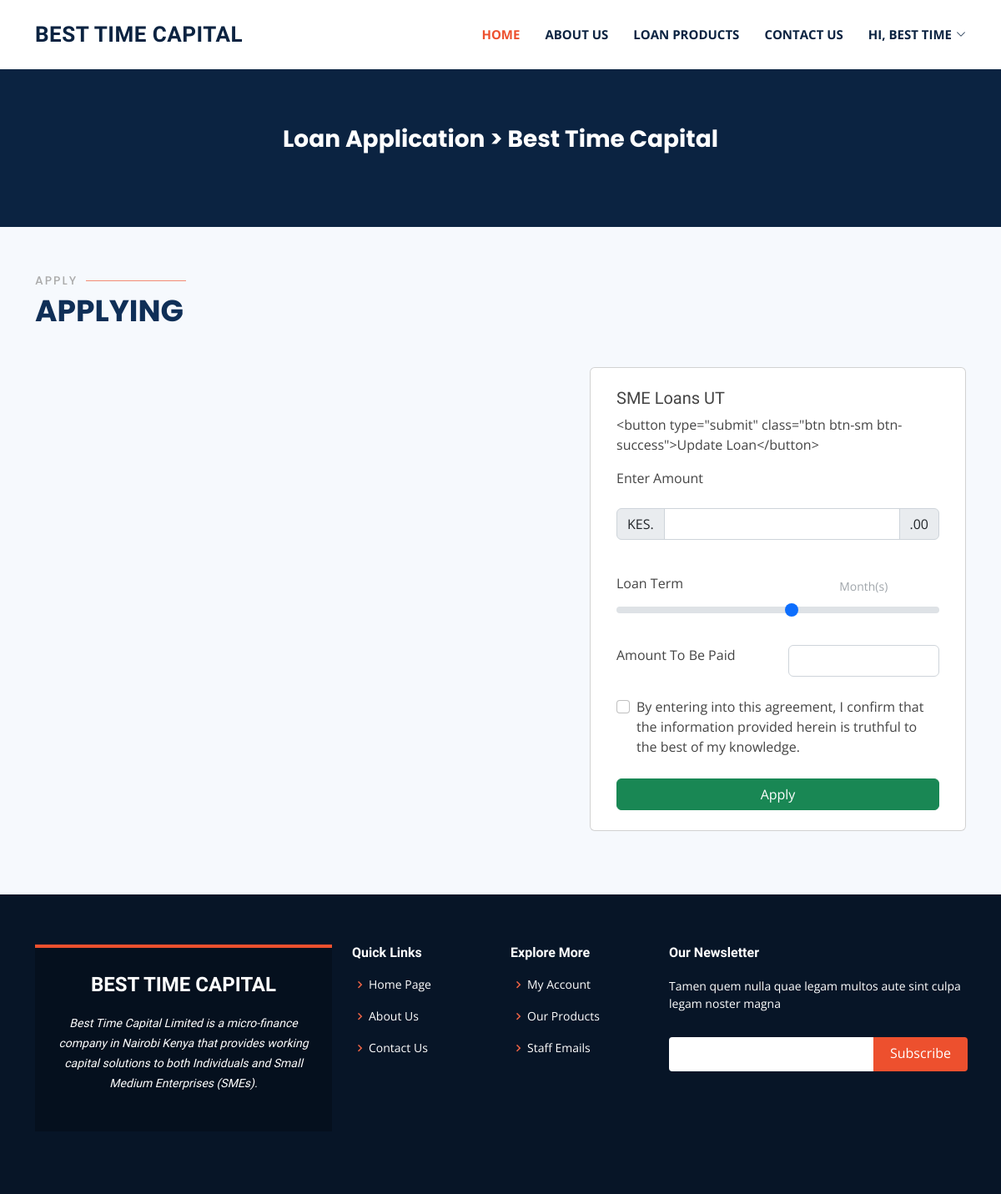
Before: /loans/7/apply/ (signed in) with the older database file.
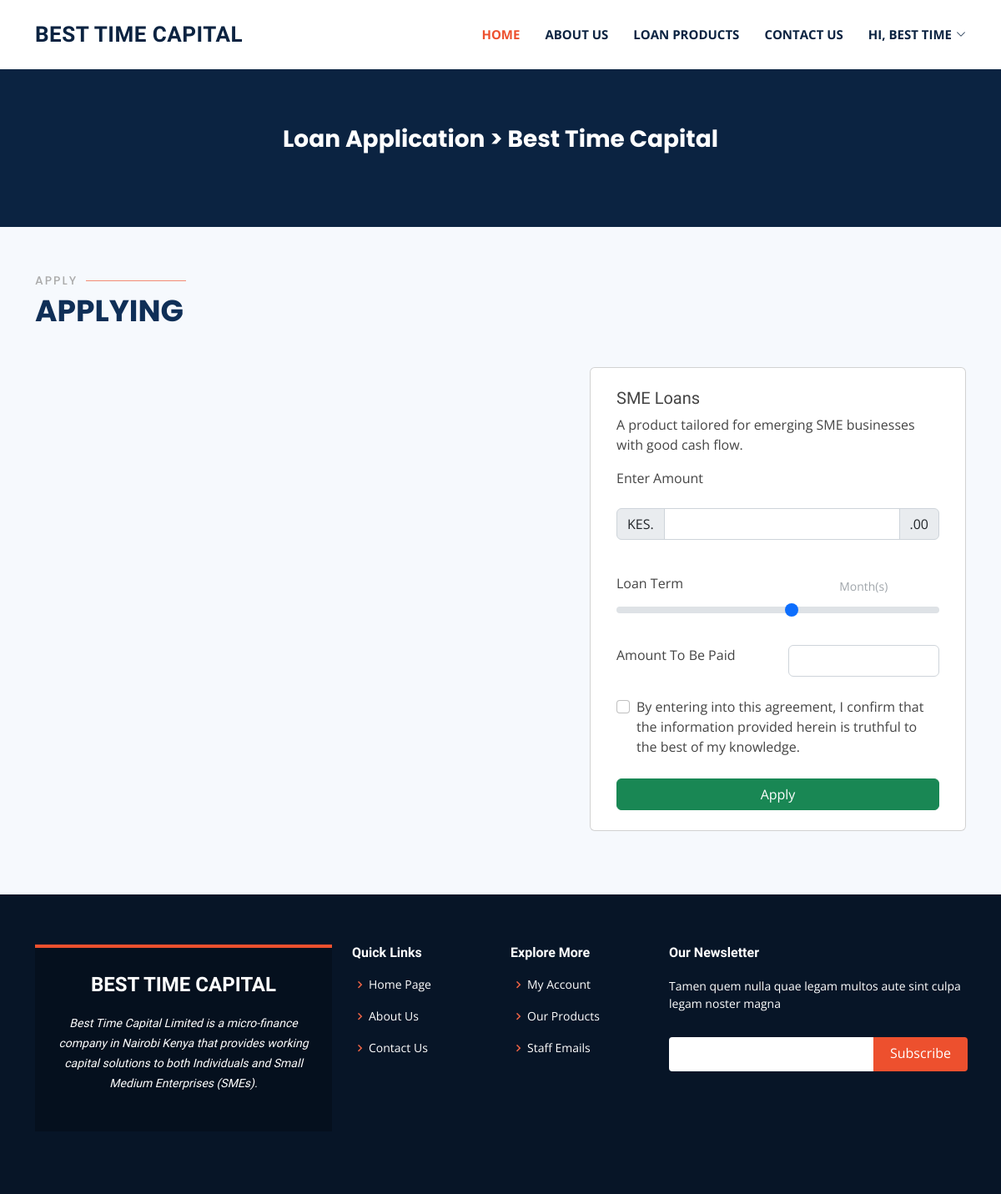
After: the same page with the newer database file.
### loans/models.py (models this page shows, shortened)
class Loans(models.Model):
    loan_title = models.CharField(max_length=255)
    loan_description = models.TextField()
    interest = models.IntegerField()
    thumbnail = models.ImageField(upload_to ='uploads/')
    created_by = models.ForeignKey(CustomUser, related_name='loans', on_delete=models.CASCADE)
    created_at = models.DateTimeField(auto_now_add=True)
    changed_at = models.DateTimeField(auto_now=True)

### loans/views.py (the view)
# urls.py: path('loans/<int:loan_id>/apply/', apply_for_loan, name="apply_for_loan"),
@login_required
def apply_for_loan(request, loan_id):
    loan = Loans.objects.get(pk=loan_id)
    if request.method == 'POST':
        form = ApplicationForm(request.POST)
        if form.is_valid():
            application = form.save(commit=False)
            application.loan = loan
            application.created_by = request.user
            application.save()
            return redirect('dashboard')
    else:
        form = ApplicationForm()
    context = {
        "loan": loan,
        "job": loan,
        "form": form,
    }
    return render(request, 'loans/apply_for_loan.html', context)

### loans/forms.py
class ApplicationForm(forms.ModelForm):
    class Meta:
        model = Application
        fields = [
            'amount_applied',
            'period_applied',
            'total_applied',
            'status',
        ]

### loans/templates/loans/apply_for_loan.html (shortened to what this page needs)
{% extends "base.html" %}
{% load static %}
{% block content %}
    <main id="main" style="background-color: #f6f9fd;">
        <section id="cta" class="cta" style="margin-top: 70px; font-weight: 700;">
          <div class="container" data-aos="zoom-in">
            <div class="text-center">
              <h3 style="font-weight: 700; font-family: 'Poppins', sans-serif;">Loan Application > Best Time Capital</h3>
            </div>
          </div>
        </section>
        <section id="contact" class="contact section-bg" style="">
          <div class="container" data-aos="fade-up">
            <div class="section-title">
              <h2>Apply</h2>
              <p>Applying</p>
            </div>
            <div class="row" ng-app="myApp" ng-controller="myCtrl" >
              <div class="col-md-7">
              </div>
              <div class="col-md-5">
                <form method="post" action="." enctype="multipart/form-data">
                  <div class="card mb-3" style="padding: 8px 15px;" >
                    <div class="card-body">
                      <h5 class="card-title">{{ loan.loan_title }}</h5>
                      <p class="card-text">{{ loan.loan_description }}</p>
                      <div class="mb-3">
                        <label for="exampleFormControlInput1" class="form-label">Enter Amount</label>
                      </div>
                      <div class="input-group mb-3">
                        <span class="input-group-text">KES.</span>
                        <input type="number" class="form-control" ng-model="amount_applied" name="amount_applied"  min="1" aria-label="Amount (to the nearest Kes.)">
                        <span class="input-group-text">.00</span>
                      </div>
                      <br>
                      <div class="row">
                        <div class="d-grid gap-2 col-6 mx-auto"><label for="customRange3" class="form-label">Loan Term</label></div>
                        <div class="d-grid gap-2 col-6 mx-auto"><button class="btn btn-link btn-sm" type="button" style="text-decoration: none;" disabled>  Month(s)</button></div>
                      </div>
                      <input type="range" class="form-range" min="1" max="12" step="1" id="customRange3" name="period_applied"  ng-model="months" >
                      <br><br>
                      <div class="row">
                        <div class="d-grid gap-2 col-6 mx-auto"><label for="customRange3" class="form-label">Amount To Be Paid</label></div>
                        <div class="d-grid gap-2 col-6 mx-auto">
                          <input type="number" class="form-control" name="total_applied" ng-model="(amount_applied + (amount_applied * (months * (monthly_interest/100))))" readonly>
                        </div>
                      </div>
                      <br>
                      <div class="form-check">
                        <input class="form-check-input" type="checkbox" value="" id="flexCheckDefault" required>
                        <label class="form-check-label" for="flexCheckDefault" style="">
                          By entering into this agreement, I confirm that the information provided herein is truthful to the best of my knowledge.
                        </label>
                      </div>
                      <br>
                      <div class="d-grid gap-2">
                        <button class="btn btn-success btn-primary" type="submit">Apply</button>
                      </div>
                    </div>
                  </div>
                </form>
              </div>
            </div>
          </div>
        </section>
      </main>
 {% endblock content %}

Changed rows visible on the page:
changed Loans: loan_title "SME Loans UT" → "SME Loans"; loan_description "<button type=\"submit\" class=\"btn btn-sm btn-success\">Update Loan</button>" → "A product tailored for emerging SME businesses with good cash flow."
